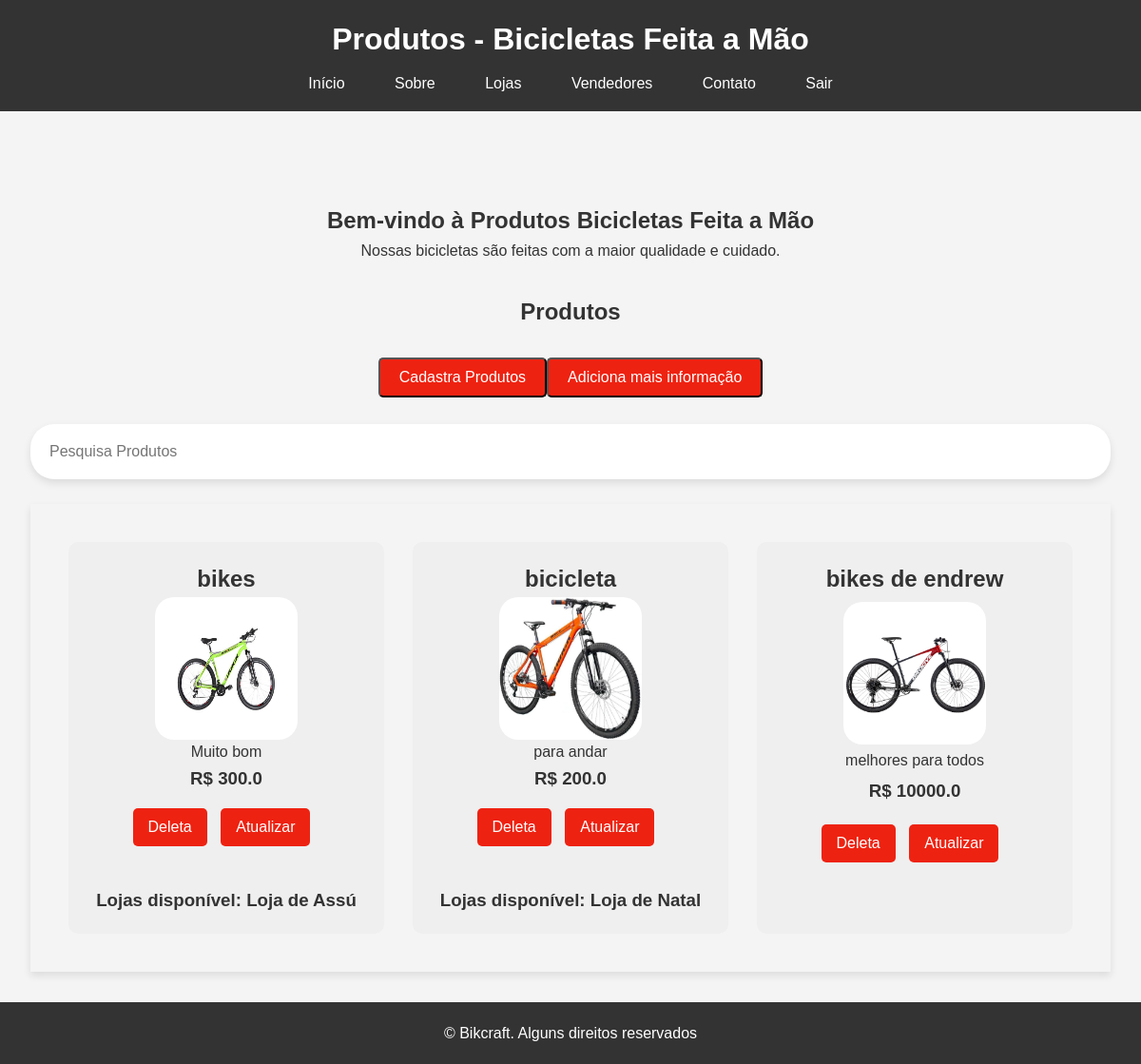
The page /produtos/ (signed in) on the database its author committed.
### bikcraft/models.py (models this page shows, shortened)
class Bike(models.Model):
    modelo = models.CharField(max_length=255, verbose_name='Modelo')
    preco = models.FloatField(verbose_name='Preço')
    descricao = models.TextField(verbose_name='Descrição')
    foto = models.ImageField(upload_to='media/bikcraft/', blank=True, null=True, verbose_name='Foto')

class Lojas(models.Model):
    nome = models.CharField(max_length=30, verbose_name='Nome da Loja')
    produtos = models.ManyToManyField(Bike, verbose_name='Produtos')
    cnpj = models.CharField(max_length=25, verbose_name='CNPJ')
    detalhe = models.TextField(blank=True, null=True, verbose_name='Descrição')
    def __str__(self):
        return self.nome

### bikcraft/views.py (the view)
# urls.py: path('produtos/', views.produtos, name='pagina-produtos'),
def produtos(request):
    bike = Bike.objects.all()
    return render(request, 'produtos.html', {'produtos': bike})

### bikcraft/templates/produtos.html (shortened to what this page needs)
{% extends "base/produtos.html" %}
{% load static %}
{% block conteudo %}
<main>
    <section id="home">
        <h2><center>Bem-vindo à Produtos Bicicletas Feita a Mão</center></h2>
        <p><center>Nossas bicicletas são feitas com a maior qualidade e cuidado.</center></p>
    </section>
    <h2><center>Produtos</center></h2>
    <br>
    <div class="button-cadastra">
        <a href='{% url "pagina-cadastraprodutos" %}'><button>Cadastra Produtos</button></a>
        <a href='{% url "cadastra-detalhe" %}'><button>Adiciona mais informação</button></a>
    </div>
    <br>
    <div class='col-12'>
        <input type='text' class='form-control' id='search' placeholder='Pesquisa Produtos'>
    </div>
    <br>
    <section id="products">
        {% for produto in produtos %}
            <div class='product-card'>
                <h2>{{produto.modelo}}</h2>
                <img class='foto' src='{{produto.foto.url}}'/>
                <p>{{produto.descricao}}</p>
                <h3> R$ {{produto.preco}}</h3>
                <div class="button-container">
                    <a href='{% url "deleta-produtos" produto.id %}'><button>Deleta</button></a>
                    <a id='atualizado' href='{% url "pagina-atualizado" produto.id %}'><button id='atualiza'>Atualizar</button></a>
                </div>
                <br>
                <div class='lista_lojas'>
                    {% for loja in produto.lojas_set.all %}
                        {% if loja %}
                            <h3>Lojas disponível: {{loja}}</h3>
                        {% else %}
                            <h3>Infelizmente, não tem nenhum loja com esse modelo</h3>
                        {% endif %}
                    {% endfor %}
                </div>
            </div>
        {% endfor %}
    </section>
</main>
{% endblock conteudo %}

### templates/static/bikes/css/produtos.css (style rules this page uses)
* { margin: 0; padding: 0; box-sizing: border-box; }
body { font-family: Arial, sans-serif; line-height: 1.6; background-color: #f4f4f4; color: #333; }
#home { text-align: center; margin: 4rem; }
main { padding: 2rem; }
section#home { margin-bottom: 2rem; }
section#products { display: grid; gap: 30px; padding: 40px; box-shadow: 0 4px 8px rgba(0, 0, 0, 0.1); }
.col-12 { display: flex; align-items: center; background-color: #fff; padding: 10px; border-radius: 25px; box-shadow: 0 4px 8px rgba(0, 0, 0, 0.1); }
.form-control { border: none; outline: none; padding: 10px; width: 300px; border-radius: 25px 0 0 25px; font-size: 16px; }
.button-cadastra { display: flex; justify-content: center; align-items: center; height: 6vh; }
.button-cadastra button { padding: 10px 20px; font-size: 16px; cursor: pointer; background-color: #e21; color: #fff; border-radius: 5px; }
.button-container { margin-top: 1rem; }
.button-container button { display: inline-block; margin-right: 10px; font-size: 16px; cursor: pointer; background: #e21; color: #fff; padding: 0.7rem 1.0rem; border: none; border-radius: 5px; }
#products { display: grid; grid-template-columns: repeat(3, 1fr); gap: 30px; padding: 40px; }
.lista_lojas { margin-top: 1rem; }
.product-card { background: #efefef; grid-template-columns: 1fr; border-radius: 10px; padding: 20px 0px; justify-items: center; display: grid; }
.foto { width: 150px; height: 150px; border-radius: 20px; }
p { text-align: center; }

### rows shown on the page
Bike: modelo "bikes", foto (picture), descricao "Muito bom", preco "300.0"
Lojas: nome "Loja de Assú"
Bike: modelo "bicicleta", foto (picture), descricao "para andar", preco "200.0"
Lojas: nome "Loja de Natal"
Bike: modelo "bikes de endrew", foto (picture), descricao "melhores para todos", preco "10000.0"
